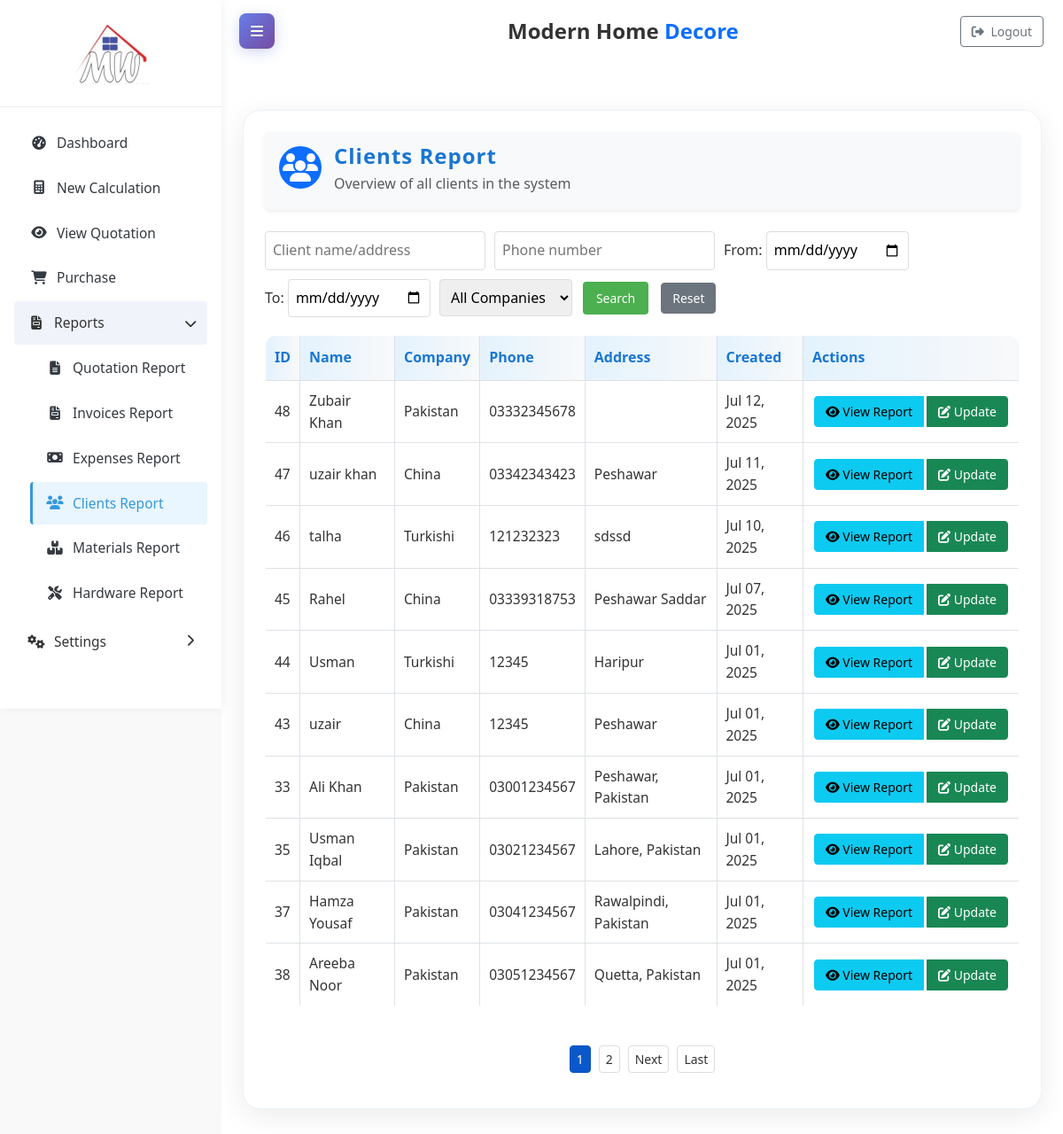
Before: /?page=reports_clients with the older database file.
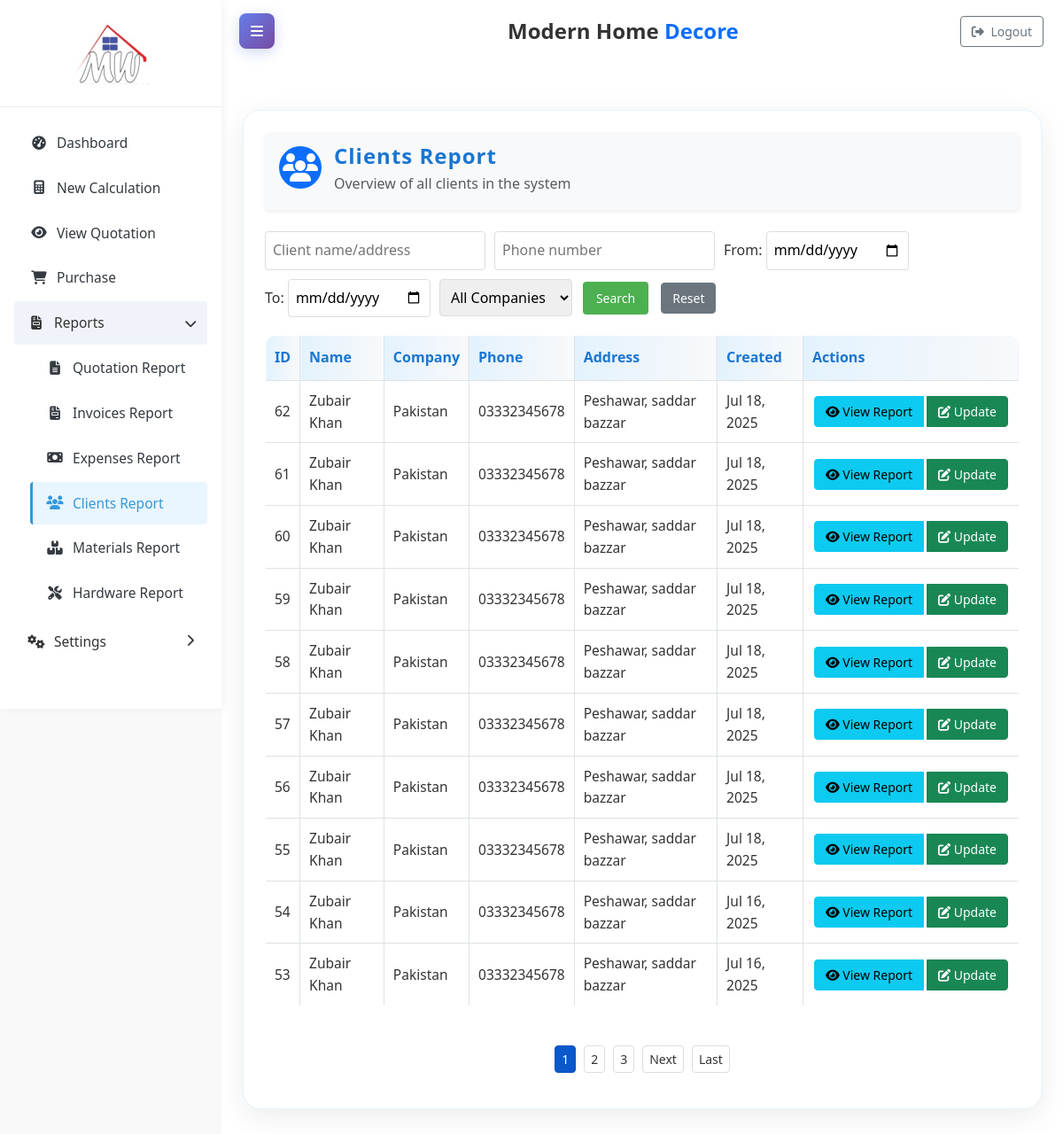
After: the same page with the newer database file.
### tables this page shows
CREATE TABLE `clients` (
  `id` int(11) NOT NULL,
  `company_id` int(11) NOT NULL,
  `name` varchar(255) NOT NULL,
  `phone` varchar(50) DEFAULT NULL,
  `address` text DEFAULT NULL,
  `created_at` timestamp NOT NULL DEFAULT current_timestamp(),
  `updated_at` timestamp NOT NULL DEFAULT current_timestamp() ON UPDATE current_timestamp()
);

CREATE TABLE `companies` (
  `id` int(11) NOT NULL,
  `name` varchar(255) NOT NULL,
  `description` text DEFAULT NULL,
  `created_at` timestamp NOT NULL DEFAULT current_timestamp(),
  `updated_at` timestamp NOT NULL DEFAULT current_timestamp() ON UPDATE current_timestamp()
);

### client_report.php (the view, shortened to what the changed rows need)
<?php
require_once 'db.php';
$per_page = 10;
$page_num = isset($_GET['p']) ? max(1, (int)$_GET['p']) : 1;
$offset = max(0, ($page_num - 1) * $per_page);
$search = isset($_GET['search']) ? $conn->real_escape_string($_GET['search']) : '';
$phone_search = isset($_GET['phone_search']) ? $conn->real_escape_string($_GET['phone_search']) : '';
$company_filter = isset($_GET['company']) ? (int)$_GET['company'] : 0;
$date_from = isset($_GET['date_from']) ? $conn->real_escape_string($_GET['date_from']) : '';
$date_to = isset($_GET['date_to']) ? $conn->real_escape_string($_GET['date_to']) : '';
$sql = "
    SELECT
        c.*,
        co.name AS company_name,
        COUNT(*) OVER() AS total_count
    FROM clients c
    LEFT JOIN companies co ON c.company_id = co.id
";
$sql .= " ORDER BY c.created_at DESC LIMIT $offset, $per_page";
$result = $conn->query($sql);
$clients = [];
$total_count = 0;
if ($result && $result->num_rows > 0) {
    while ($row = $result->fetch_assoc()) {
        if ($total_count === 0) {
            $total_count = $row['total_count'];
        }
        unset($row['total_count']);
        $clients[] = $row;
    }
}
$total_pages = ceil($total_count / $per_page);
?>
<!DOCTYPE html>
<html lang="en">
<head>
</head>
<body>
    <div class="container" style="background:#fff; border-radius:20px; box-shadow:0 8px 32px rgba(0,0,0,0.08); padding:24px; border:1px solid #e8f4fd; max-width:1200px; margin:30px auto;">
        <table class="report-table">
            <thead>
                <tr>
                    <th>ID</th>
                    <th>Name</th>
                    <th>Company</th>
                    <th>Phone</th>
                    <th>Address</th>
                    <th>Created</th>
                    <th>Actions</th>
                </tr>
            </thead>
            <tbody>
                <?php if (empty($clients)): ?>
                    <tr>
                        <td colspan="7" style="text-align:center;">No clients found</td>
                    </tr>
                <?php else: ?>
                    <?php foreach ($clients as $client): ?>
                        <tr>
                            <td><?= htmlspecialchars($client['id']) ?></td>
                            <td><?= htmlspecialchars($client['name']) ?></td>
                            <td><?= htmlspecialchars($client['company_name'] ?? 'N/A') ?></td>
                            <td><?= htmlspecialchars($client['phone'] ?? '') ?></td>
                            <td><?= htmlspecialchars(substr($client['address'] ?? '', 0, 50)) ?><?= strlen($client['address'] ?? '') > 50 ? '...' : '' ?></td>
                            <td><?= date('M d, Y', strtotime($client['created_at'])) ?></td>
                            <td class="actions">
                                <div class="btn-group" role="group">
                                    <a href="client_quotation.php?client_id=<?= $client['id'] ?>&company_id=<?= $client['company_id'] ?? 0 ?>" class="btn btn-info btn-sm me-1">
                                        <i class="fas fa-eye"></i> View Report
                                    </a>
                                    <a href="#" class="btn btn-success btn-sm" onclick='openEditClientModal({
  id: "<?= $client['id'] ?>",
  name: "<?= htmlspecialchars($client['name'], ENT_QUOTES) ?>",
  phone: "<?= htmlspecialchars($client['phone'] ?? '', ENT_QUOTES) ?>",
  address: "<?= htmlspecialchars($client['address'] ?? '', ENT_QUOTES) ?>",
  company_id: "<?= $client['company_id'] ?? 0 ?>"
}); return false;'>
                                        <i class="fas fa-edit"></i> Update
                                    </a>
                                </div>
                            </td>
                        </tr>
                    <?php endforeach; ?>
                <?php endif; ?>
            </tbody>
        </table>
        <?php if ($total_pages > 1): ?>
            <nav aria-label="Page navigation" class="pagination pagination-sm justify-content-center mt-3">
                <ul class="pagination pagination-sm justify-content-center">
                <?php
                $start = max(1, $page_num - 2);
                $end = min($total_pages, $page_num + 2);
                for ($i = $start; $i <= $end; $i++): ?>
                    <?php if ($i == $page_num): ?>
                        <span class="btn btn-primary btn-lg active"><?= $i ?></span>
                    <?php else: ?>
                        <a href="index.php?page=reports_clients&p=<?= $i ?>&search=<?= urlencode($search) ?>&phone_search=<?= urlencode($phone_search) ?>&company=<?= $company_filter ?>&date_from=<?= urlencode($date_from) ?>&date_to=<?= urlencode($date_to) ?>" class="btn btn-outline-primary btn-lg"><?= $i ?></a>
                    <?php endif; ?>
                <?php endfor; ?>
                <?php if ($page_num < $total_pages): ?>
                    <a href="index.php?page=reports_clients&p=<?= $page_num + 1 ?>&search=<?= urlencode($search) ?>&phone_search=<?= urlencode($phone_search) ?>&company=<?= $company_filter ?>&date_from=<?= urlencode($date_from) ?>&date_to=<?= urlencode($date_to) ?>" class="btn btn-outline-primary btn-lg">Next</a>
                    <a href="index.php?page=reports_clients&p=<?= $total_pages ?>&search=<?= urlencode($search) ?>&phone_search=<?= urlencode($phone_search) ?>&company=<?= $company_filter ?>&date_from=<?= urlencode($date_from) ?>&date_to=<?= urlencode($date_to) ?>" class="btn btn-outline-primary btn-lg">Last</a>
                <?php endif; ?>
                </ul>
            </nav>
        <?php endif; ?>
    </div>
</body>
</html>

Changed rows visible on the page:
no longer on this page (row unchanged): clients: id "48", name "Zubair Khan", company.name "Pakistan", phone "03332345678", created_at "Jul 12, 2025"
no longer on this page (row unchanged): clients: id "47", name "uzair khan", company.name "China", phone "03342343423", address "Peshawar", created_at "Jul 11, 2025"
no longer on this page (row unchanged): clients: id "46", name "talha", company.name "Turkishi", phone "121232323", address "sdssd", created_at "Jul 10, 2025"
no longer on this page (row unchanged): clients: id "45", name "Rahel", company.name "China", phone "03339318753", address "Peshawar Saddar", created_at "Jul 07, 2025"
no longer on this page (row unchanged): clients: id "44", name "Usman", company.name "Turkishi", phone "12345", address "Haripur", created_at "Jul 01, 2025"
no longer on this page (row unchanged): clients: id "43", name "uzair", company.name "China", phone "12345", address "Peshawar", created_at "Jul 01, 2025"
no longer on this page (row unchanged): clients: id "33", name "Ali Khan", company.name "Pakistan", phone "03001234567", address "Peshawar, Pakistan", created_at "Jul 01, 2025"
no longer on this page (row unchanged): clients: id "35", name "Usman Iqbal", company.name "Pakistan", phone "03021234567", address "Lahore, Pakistan", created_at "Jul 01, 2025"
no longer on this page (row unchanged): clients: id "37", name "Hamza Yousaf", company.name "Pakistan", phone "03041234567", address "Rawalpindi, Pakistan", created_at "Jul 01, 2025"
no longer on this page (row unchanged): clients: id "38", name "Areeba Noor", company.name "Pakistan", phone "03051234567", address "Quetta, Pakistan", created_at "Jul 01, 2025"
added clients: id "62", name "Zubair Khan", company.name "Pakistan", phone "03332345678", address "Peshawar, saddar bazzar", created_at "Jul 18, 2025"
added clients: id "61", name "Zubair Khan", company.name "Pakistan", phone "03332345678", address "Peshawar, saddar bazzar", created_at "Jul 18, 2025"
added clients: id "60", name "Zubair Khan", company.name "Pakistan", phone "03332345678", address "Peshawar, saddar bazzar", created_at "Jul 18, 2025"
added clients: id "59", name "Zubair Khan", company.name "Pakistan", phone "03332345678", address "Peshawar, saddar bazzar", created_at "Jul 18, 2025"
added clients: id "58", name "Zubair Khan", company.name "Pakistan", phone "03332345678", address "Peshawar, saddar bazzar", created_at "Jul 18, 2025"
added clients: id "57", name "Zubair Khan", company.name "Pakistan", phone "03332345678", address "Peshawar, saddar bazzar", created_at "Jul 18, 2025"
added clients: id "56", name "Zubair Khan", company.name "Pakistan", phone "03332345678", address "Peshawar, saddar bazzar", created_at "Jul 18, 2025"
added clients: id "55", name "Zubair Khan", company.name "Pakistan", phone "03332345678", address "Peshawar, saddar bazzar", created_at "Jul 18, 2025"
added clients: id "54", name "Zubair Khan", company.name "Pakistan", phone "03332345678", address "Peshawar, saddar bazzar", created_at "Jul 16, 2025"
added clients: id "53", name "Zubair Khan", company.name "Pakistan", phone "03332345678", address "Peshawar, saddar bazzar", created_at "Jul 16, 2025"
Other visible differences:
new list line: "3"
